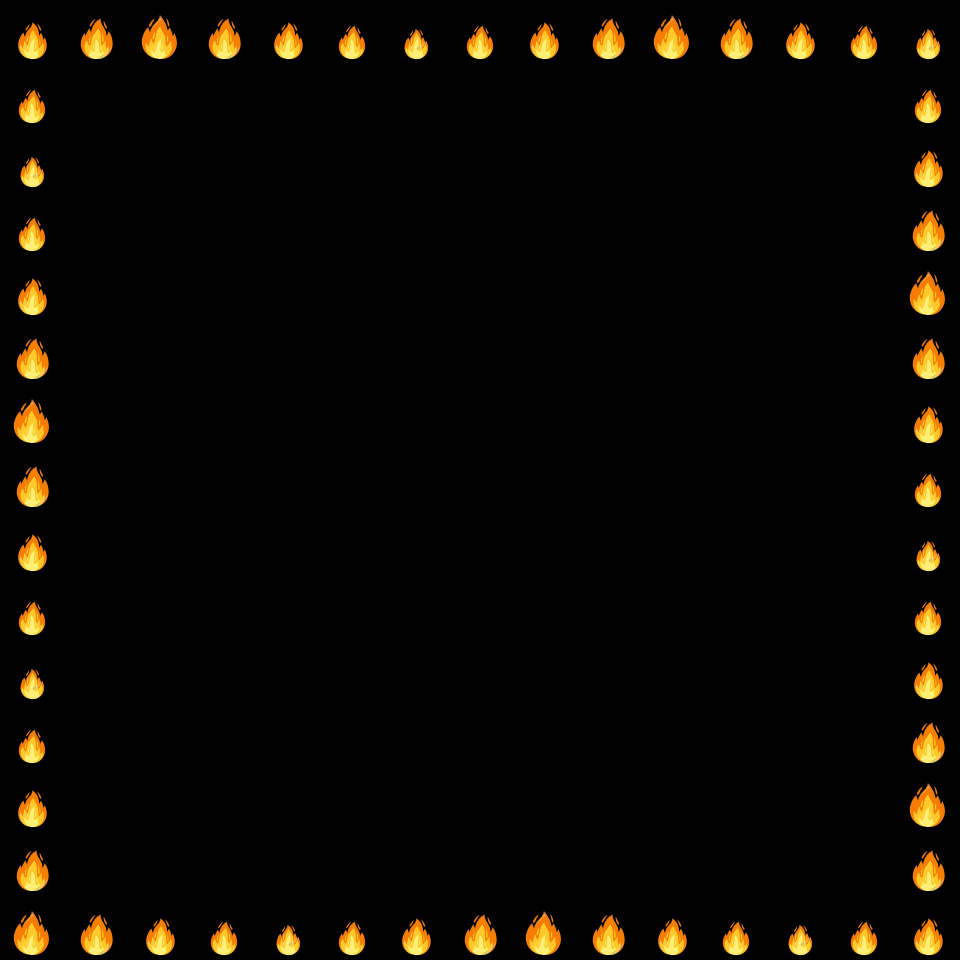

Below is a game level as drawn by its tile map, then a one-line description and the .tmx file that defines it, in full:
An orthogonal 15x15 tile map with 64x64 px tiles, 2 tile layers (Tile Layer 1, Tile Layer 2).

<map version="1.10" tiledversion="1.10.2" orientation="orthogonal" renderorder="right-down" width="15" height="15" tilewidth="64" tileheight="64" infinite="0" nextlayerid="3" nextobjectid="1">
 <tileset firstgid="1" name="Level3" tilewidth="64" tileheight="64" tilecount="6" columns="0">
  <grid orientation="orthogonal" width="1" height="1" />
  <tile id="0">
   <image width="64" height="64" source="base_tile.png" />
  </tile>
  <tile id="1">
   <image width="64" height="64" source="fire8.png" />
  </tile>
  <tile id="2">
   <image width="64" height="64" source="fire7.png" />
  </tile>
  <tile id="3">
   <image width="64" height="64" source="fire6.png" />
  </tile>
  <tile id="4">
   <image width="64" height="64" source="fire5.png" />
  </tile>
  <tile id="5">
   <image width="64" height="64" source="fire4.png" />
  </tile>
 </tileset>
 <layer id="1" name="Tile Layer 1" width="15" height="15">
  <data encoding="csv">
1,1,1,1,1,1,1,1,1,1,1,1,1,1,1,
1,1,1,1,1,1,1,1,1,1,1,1,1,1,1,
1,1,1,1,1,1,1,1,1,1,1,1,1,1,1,
1,1,1,1,1,1,1,1,1,1,1,1,1,1,1,
1,1,1,1,1,1,1,1,1,1,1,1,1,1,1,
1,1,1,1,1,1,1,1,1,1,1,1,1,1,1,
1,1,1,1,1,1,1,1,1,1,1,1,1,1,1,
1,1,1,1,1,1,1,1,1,1,1,1,1,1,1,
1,1,1,1,1,1,1,1,1,1,1,1,1,1,1,
1,1,1,1,1,1,1,1,1,1,1,1,1,1,1,
1,1,1,1,1,1,1,1,1,1,1,1,1,1,1,
1,1,1,1,1,1,1,1,1,1,1,1,1,1,1,
1,1,1,1,1,1,1,1,1,1,1,1,1,1,1,
1,1,1,1,1,1,1,1,1,1,1,1,1,1,1,
1,1,1,1,1,1,1,1,1,1,1,1,1,1,1
</data>
 </layer>
 <layer id="2" name="Tile Layer 2" width="15" height="15">
  <data encoding="csv">
4,3,2,3,4,5,6,5,4,3,2,3,4,5,6,
5,0,0,0,0,0,0,0,0,0,0,0,0,0,5,
6,0,0,0,0,0,0,0,0,0,0,0,0,0,4,
5,0,0,0,0,0,0,0,0,0,0,0,0,0,3,
4,0,0,0,0,0,0,0,0,0,0,0,0,0,2,
3,0,0,0,0,0,0,0,0,0,0,0,0,0,3,
2,0,0,0,0,0,0,0,0,0,0,0,0,0,4,
3,0,0,0,0,0,0,0,0,0,0,0,0,0,5,
4,0,0,0,0,0,0,0,0,0,0,0,0,0,6,
5,0,0,0,0,0,0,0,0,0,0,0,0,0,5,
6,0,0,0,0,0,0,0,0,0,0,0,0,0,4,
5,0,0,0,0,0,0,0,0,0,0,0,0,0,3,
4,0,0,0,0,0,0,0,0,0,0,0,0,0,2,
3,0,0,0,0,0,0,0,0,0,0,0,0,0,3,
2,3,4,5,6,5,4,3,2,3,4,5,6,5,4
</data>
 </layer>
</map>
